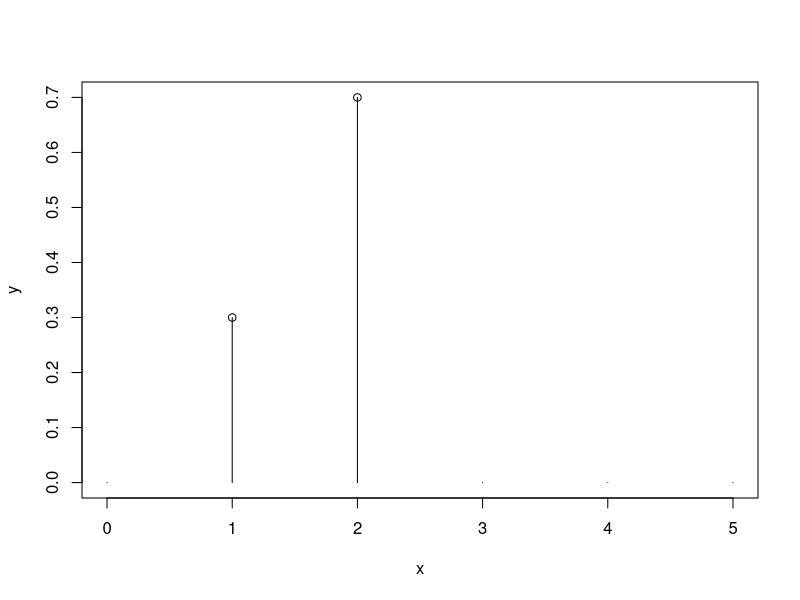
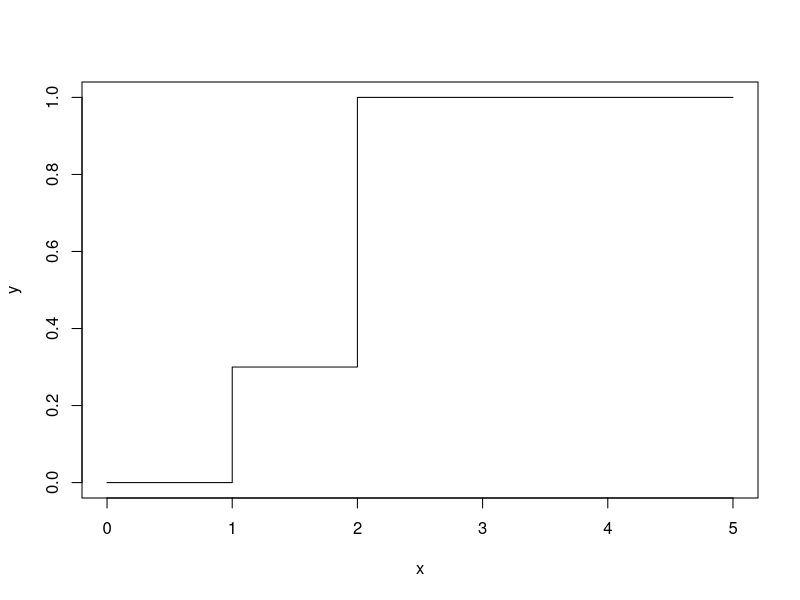

Generate these figures, in order, with R: (Note: a time limit stopped this script after it produced the figures.)
# SLIDE 6 - VARIÁVEIS ALEATÓRIAS

# DISTRIBUIÇÕES DISCRETAS
x <- 0:5
y <- c (0, 0.3, 0.7, 0, 0, 0)
plot (x, y, type = 'h')
points (1, 0.3)
points (2, 0.7)

# PROBABILIDADE ACUMULADA
x <- 0:5
y <- c (0, 0.3, 1, 1, 1, 1)
plot (x, y, type ='s')

# USO DA SAMPLE
n <- 100000 #100000 escolhas a realizar, ou seja, um número muito grande
bolinhas <- 1:10 #bolinhas de 1 a 10
caixa <- bolinhas #caixa com 10 bolinhas
numero.bolinhas <- length(bolinhas)
total.bolinha.escolhida <- rep (0, numero.bolinhas)
probabilidade.bolinha.escolhida <- rep (0, numero.bolinhas)
#n escolhas de bolinhas com repetição
for (i in 1:n) {
  bolinha <- sample (caixa, 1)
  total.bolinha.escolhida [bolinha] <- total.bolinha.escolhida [bolinha] + 1
}
#probabilidade de escolha de cada bolinha
for (i in 1:numero.bolinhas) {
  probabilidade <- total.bolinha.escolhida [i] / n
  print (paste ('Probabilidade da bolinha [', i, '] = ', probabilidade))
}

#Exemplo 2) Suponha que, para uma máquina que produz peças automotivas, a probabilidade
#de se obter uma peça defeituosa (sucesso) é 𝑝 = 0,1. Das peças produzidas por esta máquina,
#seleciona-se uma amostra de 10 peças para análise. Qual a probabilidade de se obter:
#  a) Uma peça defeituosa?
dbinom(1, 10, 0.1)
#  b) Nenhuma peça defeituosa?
dbinom(0, 10, 0.1)
#  c) Duas peças defeituosas?
dbinom(2, 10, 0.1)
#d) No mínimo duas peças defeituosas?
1 - pbinom(1, 10, 0.1)
# e) No máximo duas peças defeituosas?
pbinom(2, 10, 0.1)

# DISTRIBUIÇÃO BINOMIAL
nsamples <- 1000000
namostra <- 10; 
npeca.sem.defeito <- 0; 
npeca.defeituosa <- rep(0, 10)
for (i in 1:nsamples) {
  cont.defeituosa <- 0
  for (j in 1:namostra) { # seleciono 10 peças
    peca.selecionada.defeituosa <- sample(c(T, F), 1, prob = c(0.1, 0.9))
    if (peca.selecionada.defeituosa) {
      cont.defeituosa <- cont.defeituosa + 1
    }
  }
  if (cont.defeituosa > 0) { # npeca.defeituosa[i] contém o total de peças i defeituosas
    npeca.defeituosa[cont.defeituosa] <- npeca.defeituosa[cont.defeituosa] + 1
  } else {
    npeca.sem.defeito <- npeca.sem.defeito + 1
  }
}
prob.nenhuma.defeituosa <- npeca.sem.defeito/nsamples
print(prob.nenhuma.defeituosa)
prob.uma.defeituosa <- npeca.defeituosa[1]/nsamples
print(prob.uma.defeituosa)
prob.duas.defeituosas <- npeca.defeituosa[2]/nsamples
print(prob.duas.defeituosas)
prob.minimo.duas.defeituosas <- sum(npeca.defeituosa[2:10])/nsamples # filtro no vetor
print(prob.minimo.duas.defeituosas)
prob.maximo.duas.defeituosas <- (npeca.sem.defeito + sum(npeca.defeituosa[1:2]))/nsamples
print(prob.maximo.duas.defeituosas)

# Exemplo 3) Considere que a probabilidade de certa peça artesanal ser produzida com perfeição
# por uma pessoa que está em treinamento é igual a 0,5. Considere que a pessoa produza 6
# peças por vez. 

# a) Obter a distribuição de probabilidades do número de peças perfeitas produzidas pela
# pessoa em 6 peças.
# PROCESSO ANALÍTICO
vetor.probabilidade <- dbinom (0:6, 6, 0.5)
vetor.probabilidade
intervalo <- 0:6
intervalo

# b) Construir o gráfico de distribuição de probabilidade obtida no item a.
plot(intervalo, #intervalo desejado
     vetor.probabilidade, #valores de probabilidade
     type="h", #traço do eixo ao ponto
     xlab='x',
     ylab='Probabilidades de x',
     main='Distribuição de probabilidade de X') 

# SIMULAÇÃO
nsamples <- 1000000
namostra <- 6; 
npeca.sem.defeito <- 0;
npeca.defeituosa <- rep(0, 6)
for (i in 1:nsamples) {
  cont.defeituosa <- 0
  for (j in 1:namostra) { # são produzidas 6 peças
    peca.selecionada.defeituosa <- sample(c(T, F), 1, prob = c(0.5, 0.5))
    if (peca.selecionada.defeituosa) {
      cont.defeituosa <- cont.defeituosa + 1
    }
  }
  if (cont.defeituosa > 0) { # npeca.defeituosa[i] contém o total de peças i defeituosas
    npeca.defeituosa[cont.defeituosa] <- npeca.defeituosa[cont.defeituosa] + 1
  } else {
    npeca.sem.defeito <- npeca.sem.defeito + 1
  }
}
vetor.probabilidade <- c(npeca.sem.defeito, npeca.defeituosa)
vetor.probabilidade <- vetor.probabilidade / nsamples
intervalo <- 0:6
plot(intervalo,
     vetor.probabilidade, #valores de probabilidade
     type="h", #traço do eixo ao ponto
     xlab='x',
     ylab='Probabilidades de x',
     main='Distribuição de probabilidade de X') 

# DISTRIBUIÇÃO POISSON
# Exemplo 2) A análise das estradas feita por uma empresa aponta que ocorrem, em média, 4
# buracos por Km. A análise aponta, ainda, que a quantidade de buracos segue uma distribuição
# Poisson. Qual a probabilidade de que um Km qualquer contenha:
#  a) Um buraco?
dpois (1, 4)
#  b) Dois buracos?
dpois (2, 4)
#  c) Nenhum buraco?
dpois (0, 4)
#  d) Pelo menos um buraco?
1 - dpois (0, 4)

# por simulação...
nsamples <- 1000000; 
nkm.sem.buraco <- 0; 
nkm.com.buraco <- rep(0, 30)
for (i in 1:nsamples) {
  buraco <- rpois(1, 4) # uso de rpois com lambda = 4 e pegando uma observação
  if (buraco > 0) {
    nkm.com.buraco[buraco] <- nkm.com.buraco[buraco] + 1
  } else {
    nkm.sem.buraco <- nkm.sem.buraco + 1
  }
}
prob.um.buraco <- nkm.com.buraco[1] / nsamples
print(prob.um.buraco)
prob.dois.buracos <- nkm.com.buraco[2] / nsamples
print(prob.dois.buracos)
prob.nenhum.buraco <- nkm.sem.buraco / nsamples
print(prob.nenhum.buraco)
prob.pelo.menos.um.buraco <- sum(nkm.com.buraco) / nsamples
print(prob.pelo.menos.um.buraco)

# DSITRIBUIÇÃO GEOMÉTRICA
# Exemplo 2) Suponha que a probabilidade de um equipamento eletrônico ser defeituoso é de
# 0,2. Realizaram-se testes na produção de um determinado lote. Determine a probabilidade do
# primeiro defeito encontrado:
#  a) Ocorrer no sétimo equipamento do teste:
dgeom(6, 0.2)
#  b) Não ocorrer no quarto equipamento testado:
1 - dgeom(3, 0.2)

 # por simulação...
nsamples <- 10000000
n.sem.defeito <- 0; 
n.com.defeito <- rep(0, 100)
for (i in 1:nsamples) {
  defeito <- rgeom(1, 0.2) # uso de rgeom com prob = 0.2 e pegando uma observação
  if (defeito > 0) {
    n.com.defeito[defeito] <- n.com.defeito[defeito] + 1
  } else {
    n.sem.defeito <- n.sem.defeito + 1
  }
}
prob.ocorrer.setimo <- n.com.defeito[6] / nsamples # seis sem defeito e o sétimo com defeito
print(prob.ocorrer.setimo)
# para não ocorrer no quarto não há três sucessos seguido de um erro
prob.nao.ocorrer.quarto <- (n.sem.defeito + sum(n.com.defeito) - n.com.defeito[3]) / nsamples
print(prob.nao.ocorrer.quarto)

# Exemplo 3) A probabilidade de uma regulagem bem sucedida na montagem de um
# determinado tipo de produto é de 0.80. Assuma que as tentativas são independentes.
# a) Qual é a probabilidade de que a primeira regulagem bem sucedida requeira exatamente
# quatro tentativas?
dgeom (3, 0.8)
#  b) Qual é a probabilidade de que a primeira regulagem bem sucedida requeira no máximo
# quatro tentativas ?
dgeom (0, 0.8) + dgeom (1, 0.8) + dgeom (2, 0.8) + dgeom (3, 0.8)
#  c) Qual é a probabilidade de que a primeira regulagem bem sucedida requeira ao menos
# quatro tentativas ?
1 - (dgeom (0, 0.8) + dgeom (1, 0.8) + dgeom (2, 0.8))

# por simulação...
nsamples <- 10000000
n.bem.sucedida <- 0; 
n.mal.sucedida <- rep(0, 100)
for (i in 1:nsamples) {
  regulagem <- rgeom(1, 0.8) # uso de rgeom com prob = 0.8 e pegando uma observação
  if (regulagem > 0) {
    n.mal.sucedida[regulagem] <- n.mal.sucedida[regulagem] + 1
  } else {
    n.bem.sucedida <- n.bem.sucedida + 1
  }
}
prob.quatro.tentativas <- n.mal.sucedida[3] / nsamples
print(prob.quatro.tentativas)
prob.no.maximo.quatro <- (n.bem.sucedida + sum(n.mal.sucedida[1:3])) / nsamples
print(prob.no.maximo.quatro)
prob.ao.menos.quatro <- (sum(n.mal.sucedida[3:100])) / nsamples
print(prob.ao.menos.quatro)

# DISTRIBUIÇÃO HIPERGEOMÉTRICA
# Exemplo 1, continuação) Um banco de investimentos possui 20 clientes com mais de
# 𝑅$ 100 𝑚𝑖𝑙ℎõ𝑒𝑠 aplicados. Destes, 5 moram fora do Brasil:
#  a) Ao retirar 3 ao acaso, qual a probabilidade de que 2 deles morem fora do Brasil?
dhyper(2, 5, 15, 3)

# por simulação...
nsamples <- 10000000
nobservacao <- 20
n.obs.fora <- 5
n.obs.Brasil <- 15
n.extraido <- 3
n.mora.fora <- rep(0, 100)
n.mora.brasil <- 0
for (i in 1:nsamples) {
  cliente <- rhyper(1, n.obs.fora, n.obs.Brasil, n.extraido) # uma observação
  if (cliente > 0) {
    n.mora.fora[cliente] <- n.mora.fora[cliente] + 1
  } else {
    n.mora.brasil <- n.mora.brasil + 1
  }
}
prob.dois.mora.fora <- n.mora.fora[2] / nsamples
print(prob.dois.mora.fora)

#  b) Ao retirar 5 ao acaso, qual a probabilidade de que todos morem no Brasil?
dhyper(0, 5, 15, 5)

# por simulação...
nsamples <- 10000000
nobservacao <- 20
n.obs.fora <- 5
n.obs.Brasil <- 15
n.extraido <- 5
n.mora.fora <- rep(0, 100)
n.mora.brasil <- 0
for (i in 1:nsamples) {
  cliente <- rhyper(1, n.obs.fora, n.obs.Brasil, n.extraido) # uma observação
  if (cliente > 0) {
    n.mora.fora[cliente] <- n.mora.fora[cliente] + 1
  } else {
    n.mora.brasil <- n.mora.brasil + 1
  }
}
prob.todos.mora.Brasil <- n.mora.brasil / nsamples
print(prob.todos.mora.Brasil)

# Exemplo 2) Uma urna contém 15 bolas, sendo 10 brancas e 5 vermelhas. Uma amostra de
# extensão 4, não ordenada e sem reposição, é retirada ao acaso da urna. Determine qual é a
# probabilidade de que três bolas sejam vermelhas.
dhyper (3, 5, 10, 4)

# por simulação...
nsamples <- 10000000
nobservacao <- 15
n.obs.branca <- 10
n.obs.vermelha <- 5
n.extraido <- 4
n.bola.vermelha <- rep(0, 100)
n.bola.branca <- 0
for (i in 1:nsamples) {
  bola <- rhyper(1, n.obs.vermelha, n.obs.branca, n.extraido) # uma observação
  if (bola > 0) {
    n.bola.vermelha[bola] <- n.bola.vermelha[bola] + 1
  } else {
    n.bola.branca <- n.bola.branca + 1
  }
}
prob.tres.bola.vermelha <- n.bola.vermelha[3] / nsamples
print(prob.tres.bola.vermelha)
